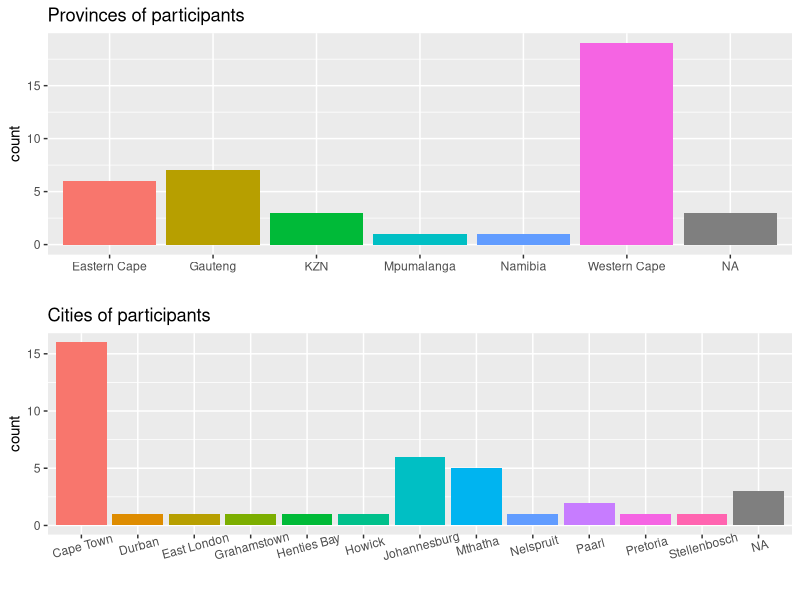
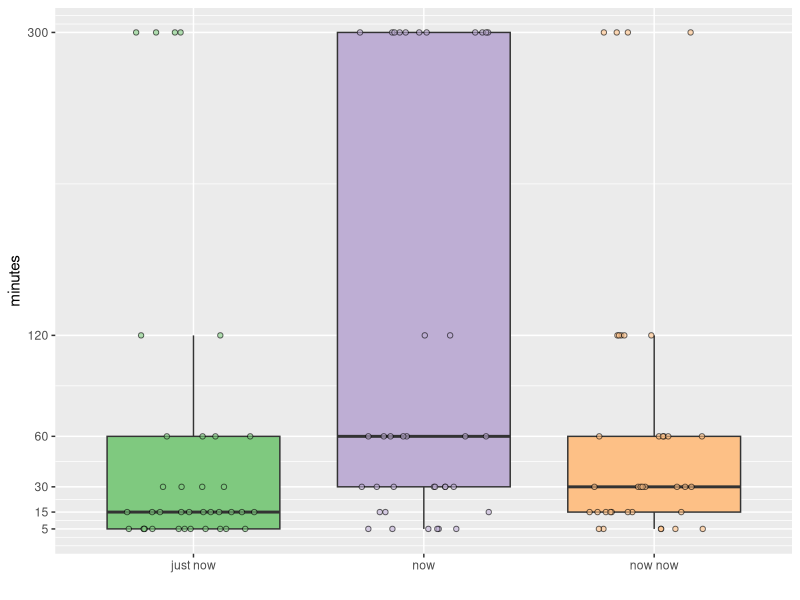
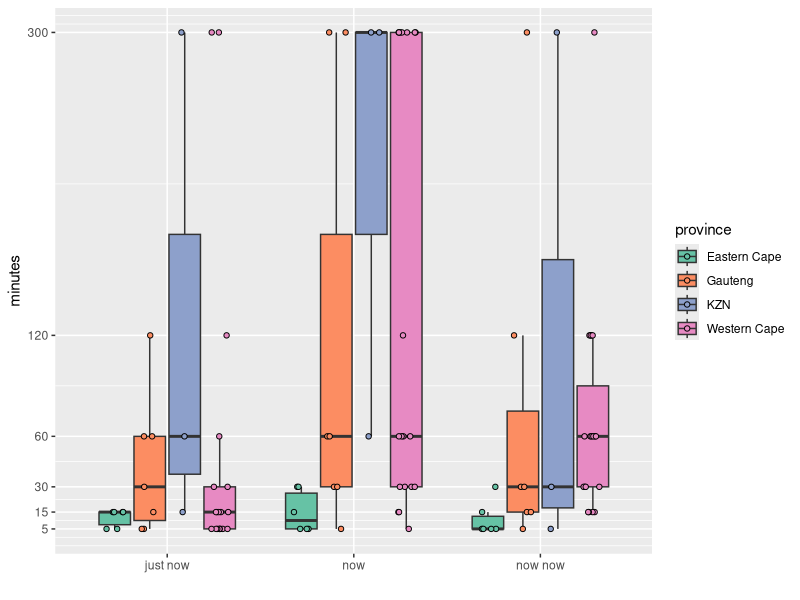
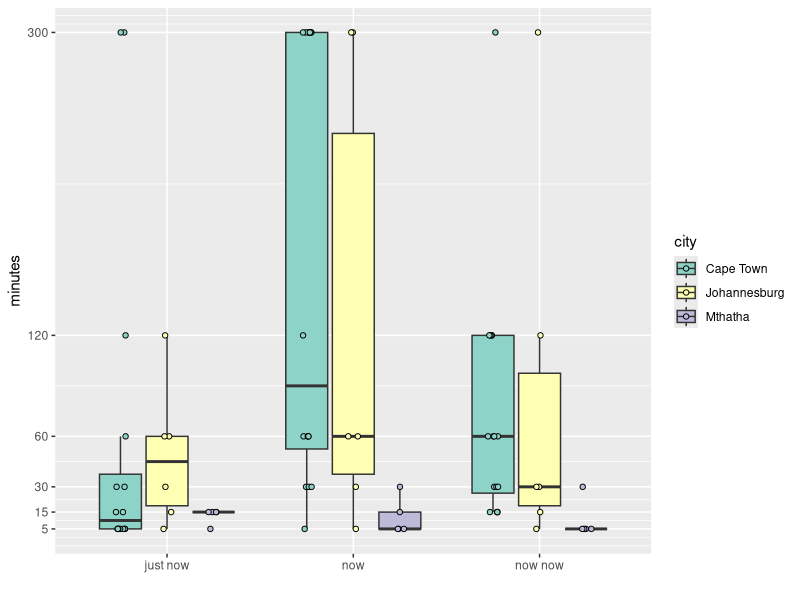

Here is the R script that generated these plots, in order:
## ---- chunk 1
knitr::opts_chunk$set(
  warning = FALSE, 
  message = FALSE
)
## ---- chunk 2
library(tidyverse)
library(ggpubr)
library(broom)

survey <- read_csv("../../static/data/SA Time Survey.csv", skip = 1, col_types = "cccccc",
                   col_names = c("time", "just now", "now now", "now", "province", "city")) %>% 
  select(-time) %>%
  mutate(`just now` = as.numeric(sapply(strsplit(`just now`, " "), "[[", 1)),
         `now now` = as.numeric(sapply(strsplit(`now now`, " "), "[[", 1)),
         `now` = as.numeric(sapply(strsplit(`now`, " "), "[[", 1)),
         province = gsub("Kzn", "KZN", province),
         province = gsub("GP", "Gauteng", province),
         province = as.factor(province),
         city = as.factor(city))

# Check that city and province names are all lekker
# levels(survey$province)
# levels(survey$city)

# Create a long version for easier stats
survey_long <- survey %>% 
  gather(key = "saying", value = "minutes", -province, -city) %>% 
  na.omit()
## ---- chunk 3
province_plot <- ggplot(data = survey, aes(x = province)) +
  geom_bar(aes(fill = province), show.legend = F) +
  ggtitle("Provinces of participants") +
  labs(x = "")
# province_plot
city_plot <- ggplot(data = survey, aes(x = city)) +
  geom_bar(aes(fill = city), show.legend = F) +
  ggtitle("Cities of participants") +
  labs(x = "") +
  theme(axis.text.x = element_text(angle = 15))
# city_plot
ggarrange(province_plot, city_plot, ncol = 1, nrow = 2)
## ---- chunk 4
ggplot(data = survey_long, aes(x = saying, y = minutes, fill = saying)) +
  geom_boxplot(show.legend = FALSE, outlier.colour = NA) +
  geom_jitter(shape = 21, alpha = 0.6, width = 0.3, height = 0.0, show.legend = FALSE) +
  scale_y_continuous(breaks = c(5, 15, 30, 60, 120, 300)) +
  scale_fill_brewer(palette = "Accent") +
  labs(x = "")
## ---- chunk 5
# test for normality
survey_long %>% 
  group_by(saying) %>% 
  summarise(noramlity = as.numeric(shapiro.test(minutes)[1]))

# Test for homoscedasticity
survey_long %>% 
  bartlett.test(minutes ~ saying, data = .)
## ---- chunk 6
glance(aov(minutes ~ saying, data = survey_long))
## ---- chunk 7
TukeyHSD(aov(minutes ~ saying, data = survey_long))
## ---- chunk 8
# Remove provinces with fewer than nine entries
# Ten would be preferable, but at nine we allow the inclusion of KZN
survey_province <- survey_long %>% 
  group_by(province) %>% 
  filter(n() >= 9) %>% 
  ungroup()
## ---- chunk 9
ggplot(data = survey_province, aes(x = saying, y = minutes, fill = province)) +
  geom_boxplot(outlier.colour = NA) +
  geom_point(shape = 21, position = position_jitterdodge()) +
  scale_y_continuous(breaks = c(5, 15, 30, 60, 120, 300)) +
  scale_fill_brewer(palette = "Set2") +
  labs(x = "")
## ---- chunk 10
# test for normality
survey_province %>% 
  group_by(saying, province) %>% 
  summarise(normality = as.numeric(shapiro.test(minutes)[1]))

# Test for homoscedasticity
survey_province %>% 
  bartlett.test(minutes ~ interaction(saying, province), data = .)
## ---- chunk 11
glance(aov(minutes ~ saying + province, data = survey_province))
## ---- chunk 12
TukeyHSD(aov(minutes ~ saying + province, data = survey_province))
## ---- chunk 13
# Remove provinces with fewer than five entries
# Ten is preferable, but at five we may include Mthatha
survey_city <- survey_long %>% 
  group_by(saying, city) %>% 
  filter(n() >= 5) %>% 
  ungroup()
## ---- chunk 14
ggplot(data = survey_city, aes(x = saying, y = minutes, fill = city)) +
  geom_boxplot(outlier.colour = NA) +
  geom_point(shape = 21, position = position_jitterdodge()) +
  scale_y_continuous(breaks = c(5, 15, 30, 60, 120, 300)) +
  scale_fill_brewer(palette = "Set3") +
  labs(x = "")
## ---- chunk 15
# test for normality
survey_city %>% 
  group_by(saying, city) %>% 
  summarise(normality = as.numeric(shapiro.test(minutes)[1]))

# Test for homoscedasticity
survey_city %>% 
  bartlett.test(minutes ~ interaction(saying, city), data = .)
## ---- chunk 16
glance(aov(minutes ~ saying + city, data = survey_city))
## ---- chunk 17
TukeyHSD(aov(minutes ~ saying + city, data = survey_city))
